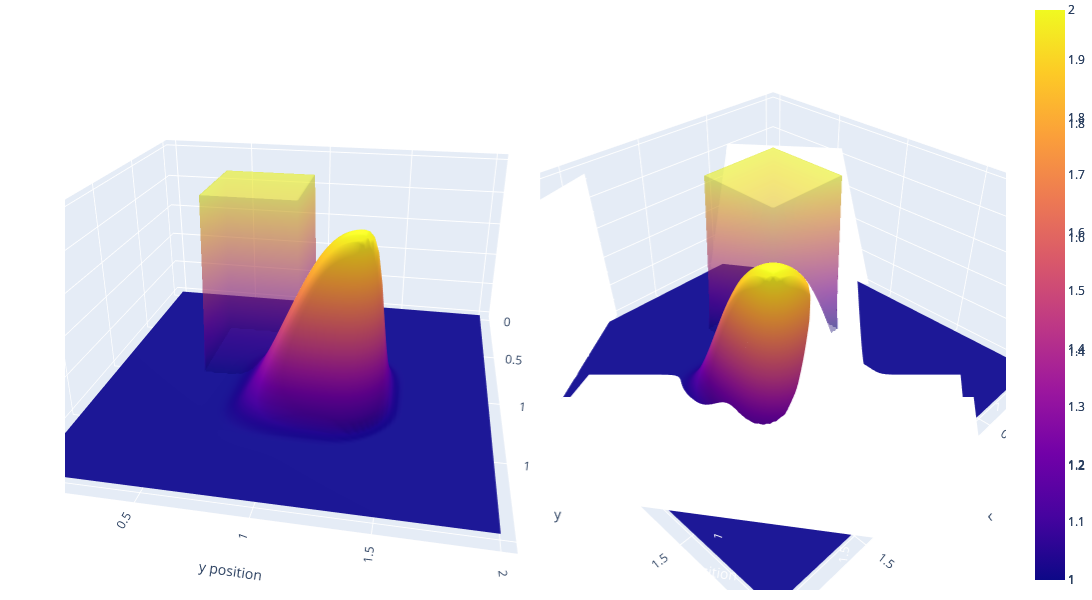

Notebook code for this chart:
### Code cell
# Plot of simulation results
'''
fig = plt.figure(figsize = (15, 7), dpi = 100)
X, Y = np.meshgrid(x, y)   # Matrix which holds mesh infos to pass to ax.plot_surface

ax1 = fig.add_subplot(121, projection = '3d')   # Dunno what it exactly does...
ax1.set_aspect('equal')
ax1.plot_surface(X, Y, u, cmap = cm.plasma)
ax1.set_title('v evolution')

ax2 = fig.add_subplot(122, projection = '3d')   # Dunno what it exactly does...
ax2.set_aspect('equal')
ax2.plot_surface(X, Y, v, cmap = cm.plasma)
ax2.set_title('v evolution')

plt.show()
'''

# fig = make_subplots(rows=1, cols=2)
fig = make_subplots(rows=1, cols=2, 
                     horizontal_spacing = 0.01,  vertical_spacing  = 0.1,
                     specs=[[{'type': 'scene'}, {'type': 'scene'}]] )

fig.add_trace(
    go.Surface(z=u, x=x, y=y, name='u'),
    row=1, col=1
)
fig.add_trace(
    go.Surface(z=u_ICs, x=x, y=y, name='u', opacity=0.4),
    row=1, col=1
)

fig.add_trace(
    go.Surface(z=v, x=x, y=y, name='u'),
    row=1, col=2
)
fig.add_trace(
    go.Surface(z=v_ICs, x=x, y=y, name='u', opacity=0.4),
    row=1, col=2
)

# fig = go.Figure(data=[go.Surface(z=u, x=x, y=y, name='u'), 
#                       go.Surface(z=ICs, x=x, y=y, name='ICs')])

fig.update_layout(title='Evolution', autosize=False, showlegend=True, 
                  width=1100, height=600, 
                  margin=dict(l=65, r=50, b=10, t=0),
                  scene=dict(xaxis_title='x position', yaxis_title='y position', zaxis_title='Intensity'))

fig.show()
